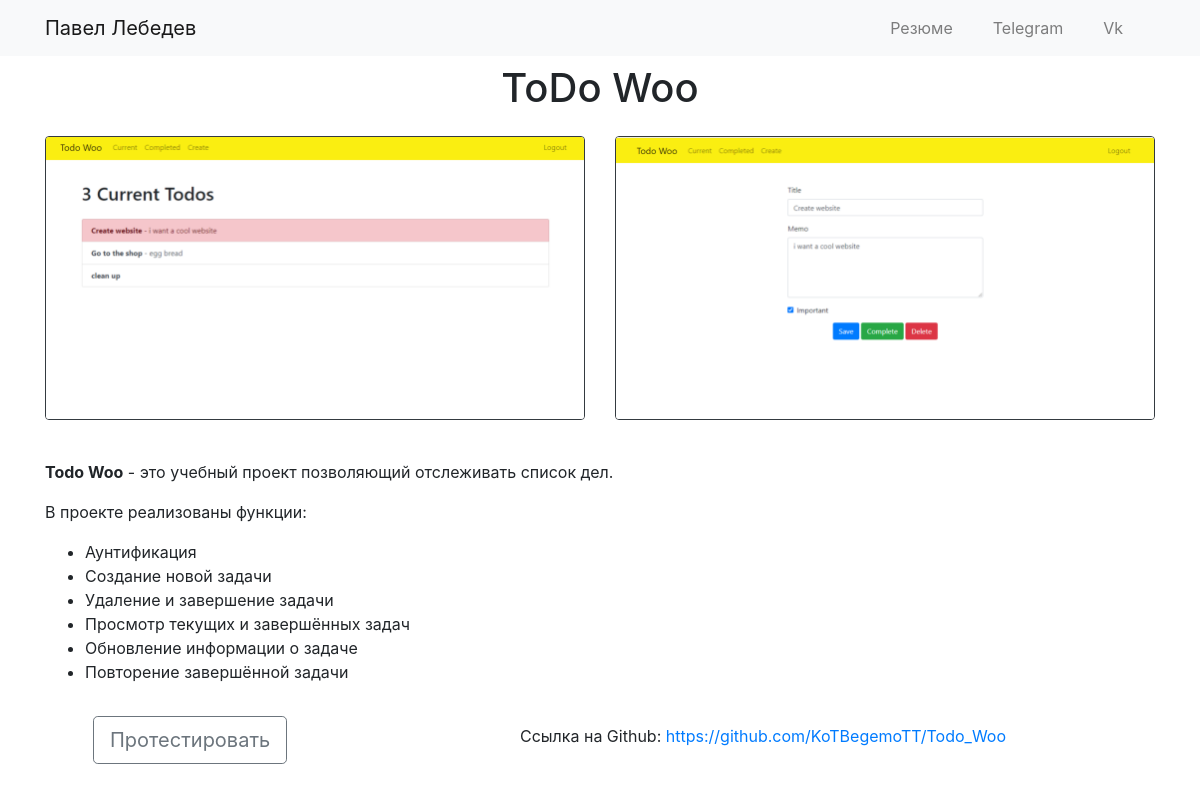
The page /projects/3 on the database as committed earlier.
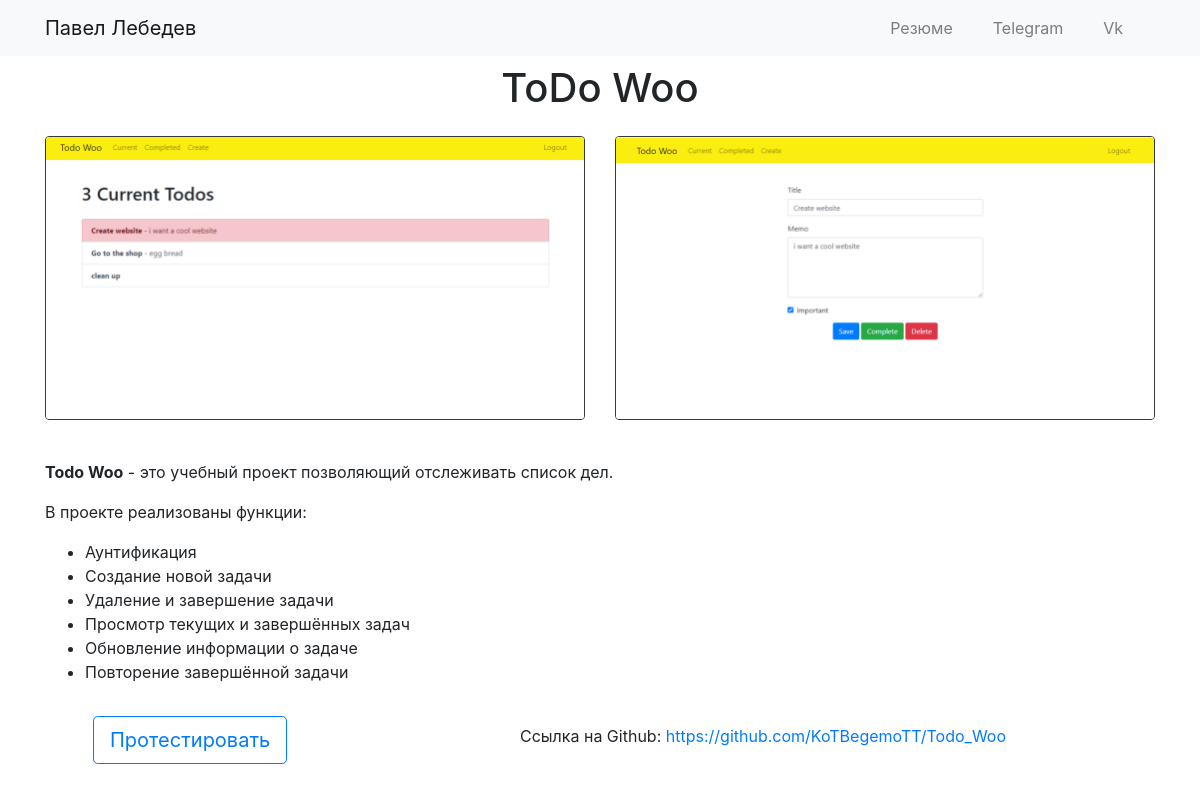
The same page on the database as committed later.
### portfolio/views.py (the view)
# urls.py: path('<pk>', views.view_project, name='view_project'),
def view_project(request, pk):
    project = get_object_or_404(Project, id=pk)
    images = ProjectImage.objects.filter(project=pk)
    return render(request, 'portfolio/view_project.html', context={'project': project, 'images': images})

### portfolio/templates/portfolio/view_project.html (shortened to what this page needs)
<!DOCTYPE html>
<html lang="en">
<head>
</head>
<body>
{% extends 'portfolio/base.html' %}
{% block content %}
<div class="row justify-content-center mt-2">
    <h1>{{ project.name }}</h1>
</div>
<div class="row mt-3">
    {% for image in images %}
    <div class="col">
        <img class="img-fluid rounded mb-2 border border-dark" src="{{ image.image.url }}">
    </div>
    {% endfor %}
</div>
<div class="row justify-content-center mt-2 mt-3">
    <div class="col">
        <p style="font-size: 18px;">{{ project.description|safe }}</p>
    </div>
</div>
<div class="row justify-content-center mt-2 mt-3">
    {% if project.test_url %}
        <div class="col ml-5">
            <a class="btn btn-lg btn btn-outline-primary" href="{% url project.test_url %}" role="button">Протестировать</a>
        </div>
    {% else %}
        <div class="col ml-5">
            <a class="btn btn-lg btn btn-outline-secondary" href="#" role="button">Протестировать</a>
        </div>
    {% endif %}
    <div class="col-7 mt-2">
        Ссылка на Github: <a target="_blank" href="{{project.url}}">{{ project.url }}</a>
    </div>
</div>
<br>
{% endblock %}

Rows that differ between the two databases and show on the page:
changed Project "ToDo Woo": test_url empty → "#" (drawn)
